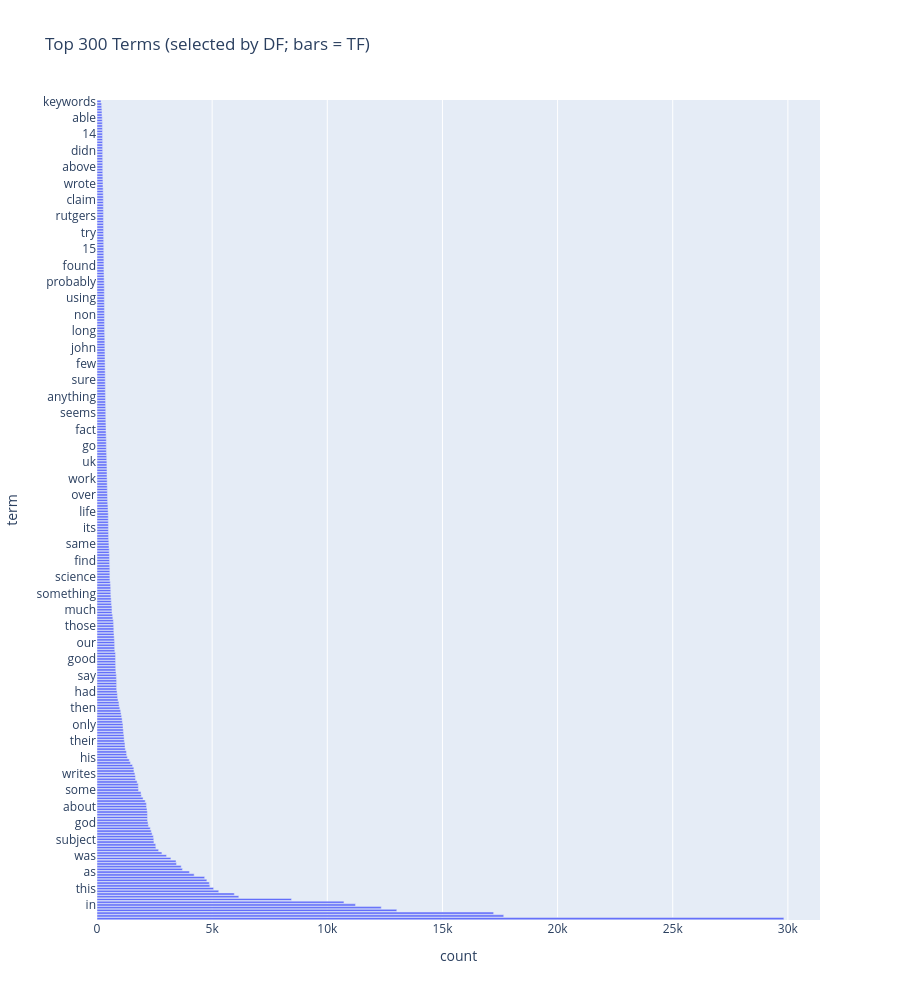

This figure's notebook cell:
### Markdown cell above
### >>> **Exercise 13 (take home):** 
The chart above only contains 300 vocabulary in the documents, and it's already computationally intensive to both compute and visualize. Can you efficiently reduce the number of terms you want to visualize as an exercise.

### Code cell
# Answer here
# Hyperparameter(how many terms to visualize)
K = 300

#Compute term statistics
tf = X_counts.sum(axis=0).A1        # tf: total term counts across all documents
dfreq = X_counts.getnnz(axis=0)     # dfeq: in how many documents each term appears
vocab = count_vect.get_feature_names_out()

# Select Top-K terms by DF efficiently (avoid full sort)
idx = np.argpartition(dfreq, -K)[-K:]             # unsorted Top-K indices
idx = idx[np.argsort(dfreq[idx])[::-1]]           # sort those K by DF descending

# 3) Build dataframe for plotting
df_plot = pd.DataFrame({
    "term":  vocab[idx],
    "count": tf[idx]   # change to dfreq[idx] if you want DF on the y-axis
})

# 4) Plot horizontal bar chart
fig = px.bar(
    df_plot.sort_values("count"),
    x="count", y="term", orientation="h",
    title=f"Top {K} Terms (selected by DF; bars = TF)"
)
fig.update_layout(yaxis=dict(autorange="reversed"), height=1000)
fig.show()

### Figure 1 — Plotly figure (JSON) as saved in the notebook; plotly's stock layout.template omitted (floating-point values rounded to 4 significant figures; data arrays with more than 128 entries replaced by an {"elided": "..."} marker saying what was removed)
{"data": [{"hovertemplate": "count=%{x}<br>term=%{y}<extra></extra>", "legendgroup": "", "marker": {"color": "#636efa", "pattern": {"shape": ""}}, "name": "", "orientation": "h", "showlegend": false, "textposition": "auto", "type": "bar", "x": {"elided": "300 int values"}, "xaxis": "x", "y": {"elided": "300 str values"}, "yaxis": "y"}], "layout": {"barmode": "relative", "height": 1000, "legend": {"tracegroupgap": 0}, "title": {"text": "Top 300 Terms (selected by DF; bars = TF)"}, "xaxis": {"anchor": "y", "domain": [0, 1], "title": {"text": "count"}}, "yaxis": {"anchor": "x", "autorange": "reversed", "domain": [0, 1], "title": {"text": "term"}}}}
